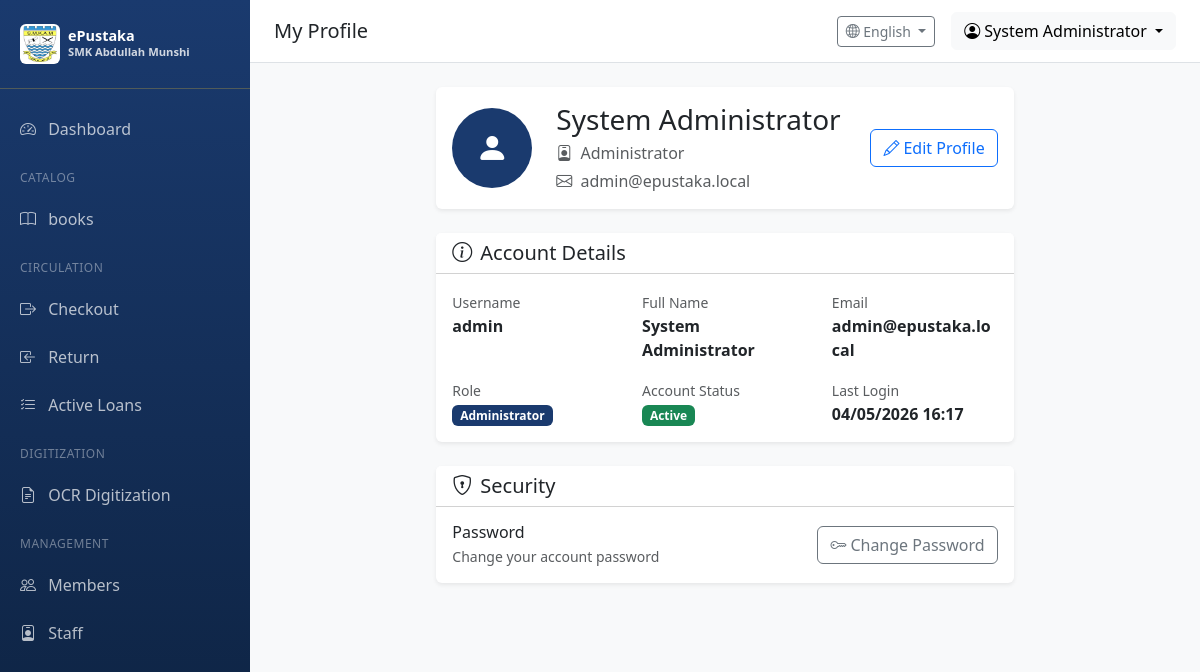
Before: /auth/profile (signed in) with the older database file.
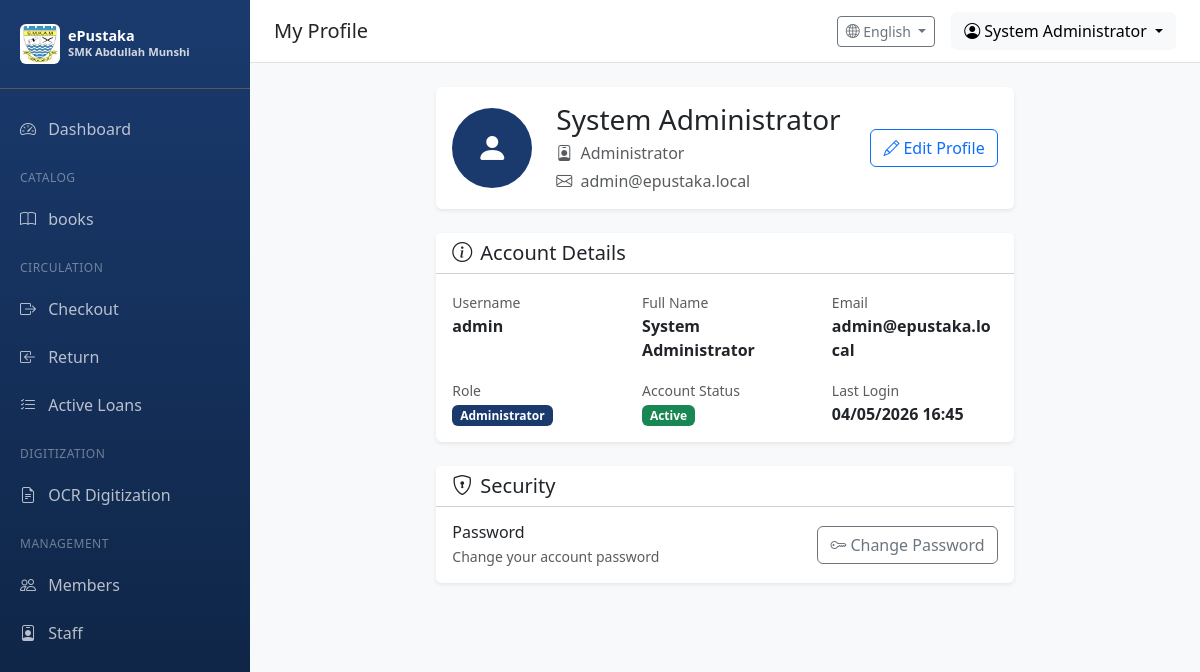
After: the same page with the newer database file.
### app/models/user.py (models this page shows, shortened)
class User(UserMixin, db.Model):
    __tablename__ = 'users'
    id = db.Column(db.Integer, primary_key=True)
    username = db.Column(db.String(64), unique=True, nullable=False, index=True)
    email = db.Column(db.String(120), unique=True, nullable=False, index=True)
    password_hash = db.Column(db.String(256), nullable=False)
    full_name = db.Column(db.String(128))
    is_active = db.Column(db.Boolean, default=True)
    role_id = db.Column(db.Integer, db.ForeignKey('roles.id'))
    created_at = db.Column(db.DateTime, default=datetime.utcnow)
    updated_at = db.Column(db.DateTime, default=datetime.utcnow, onupdate=datetime.utcnow)
    last_login = db.Column(db.DateTime)
    def can(self, perm):
        return self.role is not None and self.role.has_permission(perm)

### app/routes/auth.py (the view)
@auth_bp.route('/profile')
@login_required
def profile():
    return render_template('auth/profile.html', user=current_user)

### app/models/user.py (called while the page is built)
@login_manager.user_loader
def load_user(user_id):
    from app.models import Member
    if user_id.startswith('user_'):
        user_id_num = int(user_id.split('_')[1])
        return User.query.get(user_id_num)
    elif user_id.startswith('member_'):
        user_id_num = int(user_id.split('_')[1])
        return Member.query.get(user_id_num)
    else:
        return User.query.get(int(user_id))

    def has_permission(self, perm):
        return self.permissions & perm == perm

### app/utils/i18n.py (called while the page is built)
def get_language() -> str:
    try:
        return session.get('language', DEFAULT_LANGUAGE)
    except RuntimeError:
        return DEFAULT_LANGUAGE

def get_text(key: str, lang: str = None) -> str:
    if lang is None:
        lang = get_language()
    if key in TRANSLATIONS:
        trans = TRANSLATIONS[key]
        if lang in trans:
            return trans[lang]
        elif DEFAULT_LANGUAGE in trans:
            return trans[DEFAULT_LANGUAGE]
    return key.replace('_', ' ').title()

### app/templates/auth/profile.html (shortened to what the changed rows need)
{% extends "base.html" %}
{% block page_title %}My Profile{% endblock %}
{% block content %}
<div class="container-fluid">
    <div class="row justify-content-center">
        <div class="col-lg-8">
            <div class="card border-0 shadow-sm mb-4">
                <div class="card-body">
                    <div class="row align-items-center">
                        <div class="col-auto">
                            <div class="bg-primary text-white rounded-circle d-flex align-items-center justify-content-center"
                                 style="width: 80px; height: 80px; font-size: 2rem;">
                                <i class="bi bi-person-fill"></i>
                            </div>
                        </div>
                        <div class="col">
                            <h3 class="mb-1">{{ user.full_name or user.username }}</h3>
                            <p class="text-muted mb-1">
                                <i class="bi bi-person-badge me-1"></i>
                                {{ user.role.name if user.role else 'User' }}
                            </p>
                            <p class="text-muted mb-0">
                                <i class="bi bi-envelope me-1"></i>
                                {{ user.email or 'No email set' }}
                            </p>
                        </div>
                        <div class="col-auto">
                            <a href="{{ url_for('auth.edit_profile') }}" class="btn btn-outline-primary">
                                <i class="bi bi-pencil me-1"></i>Edit Profile
                            </a>
                        </div>
                    </div>
                </div>
            </div>
            <div class="card border-0 shadow-sm mb-4">
                <div class="card-header bg-white">
                    <h5 class="mb-0"><i class="bi bi-info-circle me-2"></i>Account Details</h5>
                </div>
                <div class="card-body">
                    <div class="row mb-3">
                        <div class="col-md-4">
                            <label class="text-muted small">Username</label>
                            <p class="mb-0 fw-bold">{{ user.username }}</p>
                        </div>
                        <div class="col-md-4">
                            <label class="text-muted small">Full Name</label>
                            <p class="mb-0 fw-bold">{{ user.full_name or '-' }}</p>
                        </div>
                        <div class="col-md-4">
                            <label class="text-muted small">Email</label>
                            <p class="mb-0 fw-bold">{{ user.email or '-' }}</p>
                        </div>
                    </div>
                    <div class="row">
                        <div class="col-md-4">
                            <label class="text-muted small">Role</label>
                            <p class="mb-0">
                                <span class="badge bg-primary">{{ user.role.name if user.role else 'User' }}</span>
                            </p>
                        </div>
                        <div class="col-md-4">
                            <label class="text-muted small">Account Status</label>
                            <p class="mb-0">
                                {% if user.is_active %}
                                    <span class="badge bg-success">Active</span>
                                {% else %}
                                    <span class="badge bg-secondary">Inactive</span>
                                {% endif %}
                            </p>
                        </div>
                        <div class="col-md-4">
                            <label class="text-muted small">Last Login</label>
                            <p class="mb-0 fw-bold">
                                {{ user.last_login.strftime('%d/%m/%Y %H:%M') if user.last_login else 'Never' }}
                            </p>
                        </div>
                    </div>
                </div>
            </div>
            <div class="card border-0 shadow-sm">
                <div class="card-header bg-white">
                    <h5 class="mb-0"><i class="bi bi-shield-lock me-2"></i>Security</h5>
                </div>
                <div class="card-body">
                    <div class="d-flex justify-content-between align-items-center">
                        <div>
                            <h6 class="mb-1">Password</h6>
                            <p class="text-muted mb-0 small">Change your account password</p>
                        </div>
                        <a href="{{ url_for('auth.change_password') }}" class="btn btn-outline-secondary">
                            <i class="bi bi-key me-1"></i>Change Password
                        </a>
                    </div>
                </div>
            </div>
        </div>
    </div>
</div>
{% endblock %}

### app/templates/base.html (shortened to what the changed rows need)
<!DOCTYPE html>
<html lang="en">
<head>
    <link href="https://cdn.jsdelivr.net/npm/bootstrap@5.3.2/dist/css/bootstrap.min.css" rel="stylesheet">
    <link href="https://cdn.jsdelivr.net/npm/bootstrap-icons@1.11.1/font/bootstrap-icons.css" rel="stylesheet">
</head>
<body>
    {% if current_user.is_authenticated %}
    <nav class="sidebar">
        <div class="sidebar-brand">
            <div class="d-flex align-items-center">
                <img src="{{ url_for('static', filename='images/Lencana_Sekolah_Menengah_Kebangsaan_Abdullah_Munshi.jpg') }}"
                     alt="SMK Abdullah Munshi"
                     class="me-2 rounded"
                     style="width: 40px; height: 40px; object-fit: contain; background: white; padding: 2px;">
                <div>
                    <div style="font-size: 0.9rem; line-height: 1.2;">ePustaka</div>
                    <div style="font-size: 0.7rem; opacity: 0.8;">SMK Abdullah Munshi</div>
                </div>
            </div>
        </div>
        <ul class="nav flex-column">
            {% set is_member = current_user.__class__.__name__ == 'Member' %}
            {% if is_member %}
                {% set is_staff = current_user.member_type in ['Staff', 'Student Assistant', 'Librarian', 'Teacher'] %}
            {% else %}
                {% set is_staff = current_user.role and current_user.role.name != 'Student' %}
            {% endif %}
            {% if is_member and not is_staff %}
            <li class="sidebar-section">{{ t('student_portal') }}</li>
            <li class="nav-item">
                <a class="nav-link {% if request.endpoint == 'student.index' %}active{% endif %}" href="{{ url_for('student.index') }}">
                    <i class="bi bi-house"></i> {{ t('home') }}
                </a>
            </li>
            <li class="nav-item">
                <a class="nav-link {% if request.endpoint == 'student.search_books' %}active{% endif %}" href="{{ url_for('student.search_books') }}">
                    <i class="bi bi-search"></i> {{ t('search_books') }}
                </a>
            </li>
            <li class="nav-item">
                <a class="nav-link {% if request.endpoint == 'student.my_loans' %}active{% endif %}" href="{{ url_for('student.my_loans') }}">
                    <i class="bi bi-journal-bookmark"></i> {{ t('my_loans') }}
                </a>
            </li>
            <li class="nav-item">
                <a class="nav-link {% if request.endpoint == 'student.leaderboard' %}active{% endif %}" href="{{ url_for('student.leaderboard') }}">
                    <i class="bi bi-trophy"></i> {{ t('leaderboard') }}
                </a>
            </li>
            {% elif is_staff %}
            <li class="nav-item">
                <a class="nav-link {% if request.endpoint == 'main.dashboard' %}active{% endif %}" href="{{ url_for('main.dashboard') }}">
                    <i class="bi bi-speedometer2"></i> {{ t('dashboard') }}
                </a>
            </li>
            {% if current_user.can(1) or current_user.can(2) %}
            <li class="sidebar-section">{{ t('catalog') }}</li>
            <li class="nav-item">
                <a class="nav-link {% if 'catalog' in request.endpoint %}active{% endif %}" href="{{ url_for('catalog.index') }}">
                    <i class="bi bi-book"></i> {{ t('books') }}
                </a>
            </li>
            <li class="sidebar-section">{{ t('circulation') }}</li>
            <li class="nav-item">
                <a class="nav-link {% if request.endpoint == 'circulation.checkout' %}active{% endif %}" href="{{ url_for('circulation.checkout') }}">
                    <i class="bi bi-box-arrow-right"></i> {{ t('checkout') }}
                </a>
            </li>
            <li class="nav-item">
                <a class="nav-link {% if request.endpoint == 'circulation.return_book' %}active{% endif %}" href="{{ url_for('circulation.return_book') }}">
                    <i class="bi bi-box-arrow-in-left"></i> {{ t('return') }}
                </a>
            </li>
            <li class="nav-item">
                <a class="nav-link {% if request.endpoint == 'circulation.active_loans' %}active{% endif %}" href="{{ url_for('circulation.active_loans') }}">
                    <i class="bi bi-list-check"></i> {{ t('active_loans') }}
                </a>
            </li>
            {% endif %}
            {% if current_user.can(512) %}
            <li class="sidebar-section">{{ t('digitization') }}</li>
            <li class="nav-item">
                <a class="nav-link {% if 'ocr' in request.endpoint %}active{% endif %}" href="{{ url_for('ocr.index') }}">
                    <i class="bi bi-file-earmark-text"></i> {{ t('ocr_digitization') }}
                </a>
            </li>
            {% endif %}
            {% if current_user.can(128) %}
            <li class="sidebar-section">{{ t('management') }}</li>
            <li class="nav-item">
                <a class="nav-link {% if request.endpoint == 'users.member_list' %}active{% endif %}" href="{{ url_for('users.member_list') }}">
                    <i class="bi bi-people"></i> {{ t('members') }}
                </a>
            </li>
            {% endif %}
            {% if current_user.can(256) %}
            <li class="nav-item">
                <a class="nav-link {% if request.endpoint == 'users.staff_list' %}active{% endif %}" href="{{ url_for('users.staff_list') }}">
                    <i class="bi bi-person-badge"></i> {{ t('staff') }}
                </a>
            </li>
            {% endif %}
            {% endif %}
        </ul>
    </nav>
    <div class="main-content">
        <nav class="top-navbar d-flex justify-content-between align-items-center">
            <div>
                <h5 class="mb-0">{% block page_title %}{{ t('dashboard') }}{% endblock %}</h5>
            </div>
            <div class="d-flex align-items-center gap-3">
                <div class="dropdown">
                    <button class="btn btn-outline-secondary btn-sm dropdown-toggle" type="button" data-bs-toggle="dropdown">
                        <i class="bi bi-globe2"></i> {{ languages.get(current_language, 'English') }}
                    </button>
                </div>
                <div class="dropdown">
                    <button class="btn btn-light dropdown-toggle" type="button" data-bs-toggle="dropdown">
                        <i class="bi bi-person-circle"></i> {{ current_user.full_name or current_user.username }}
                    </button>
                </div>
            </div>
        </nav>
        <div class="content-wrapper">
            {% block content %}{% endblock %}
        </div>
    </div>
    {% else %}
    {% block public_content %}{% endblock %}
    {% endif %}
</body>
</html>

Changed rows visible on the page:
changed User "System Administrator": last_login "04/05/2026 16:17" → "04/05/2026 16:45"
